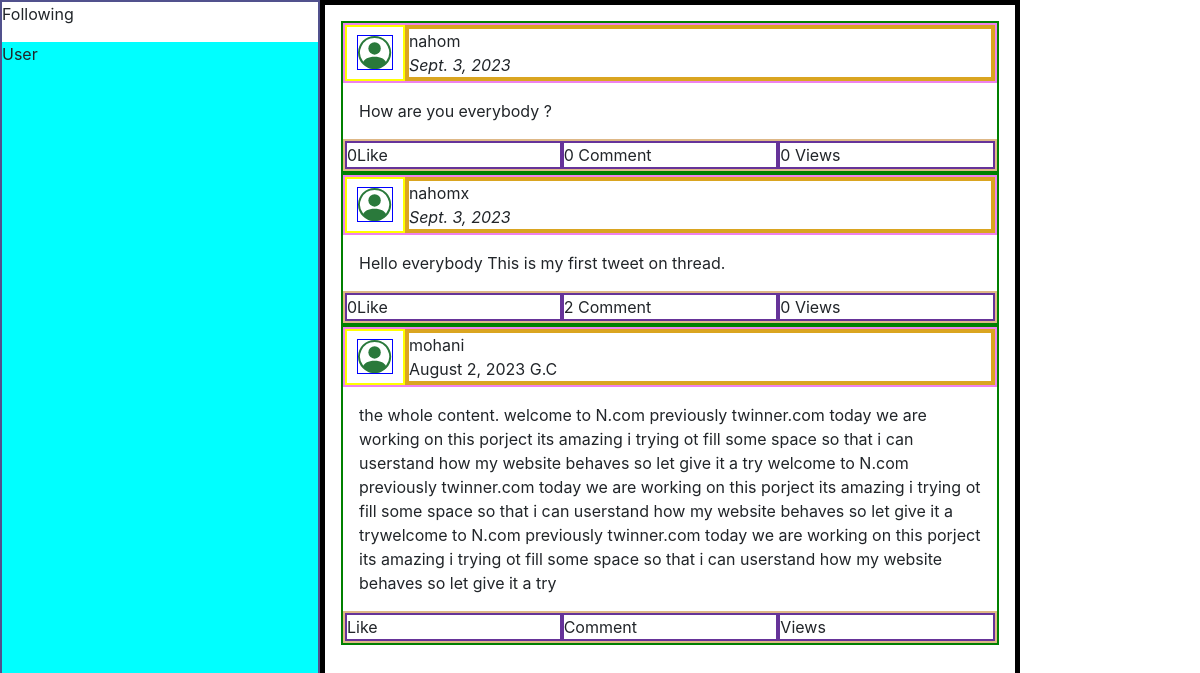
The app's page /, older data.
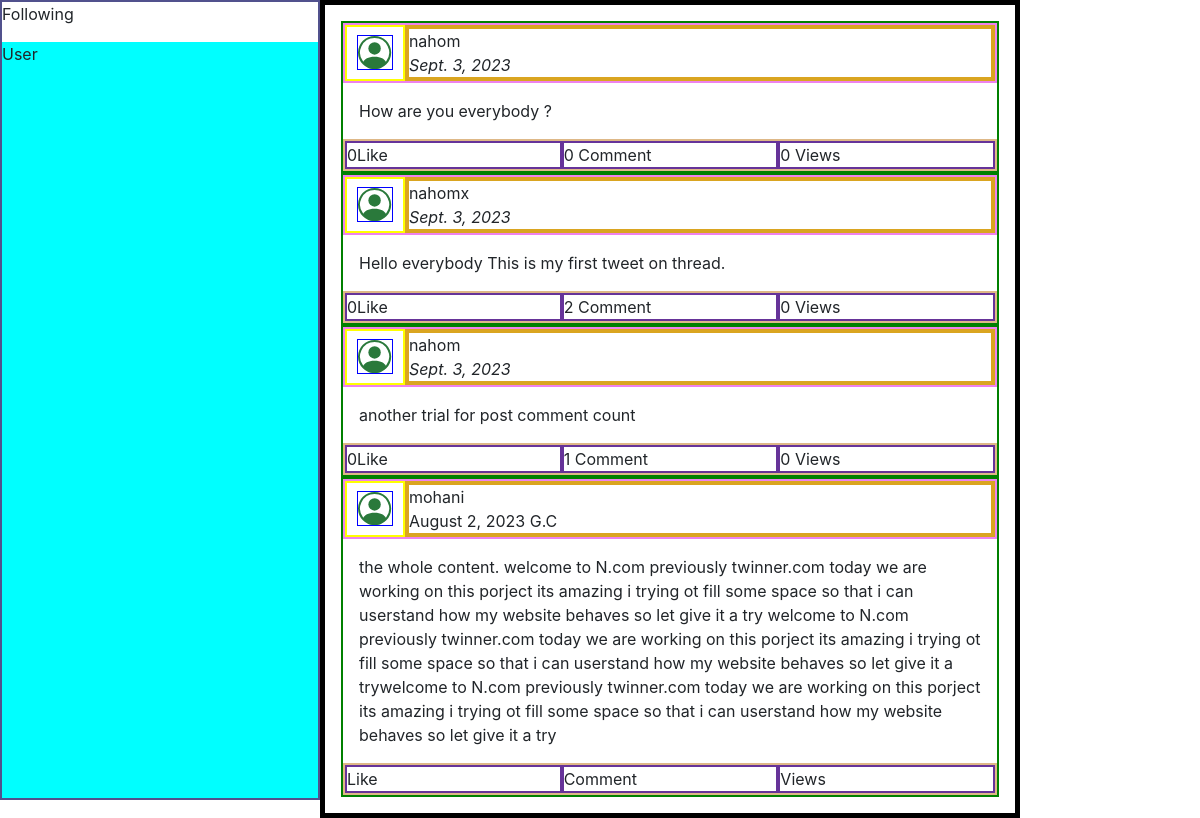
The same page, newer data.
### network/models.py (models this page shows)
class Post(models.Model):
    user = models.ForeignKey(User, on_delete=models.CASCADE, related_name='poster')
    post = models.TextField()
    date = models.DateField(auto_now_add=True)
    like = models.IntegerField(default=0)
    views = models.IntegerField(default=0)
    comment = models.ManyToManyField(Comment, blank=True, related_name="post")

class User(AbstractUser):
    pass

### network/views.py (the view)
# urls.py: path("", views.index, name="index"),
def index(request):
    posts = Post.objects.all()
    print(posts)
    return render(request, "network/index.html", {
        "new_post": NewPost(),
        "posts": posts,
    })

### network/templates/network/index.html (shortened to what this page needs)
{% extends "network/layout.html" %}
{% block body %}
    <div class="main">
        <div class="side-bar">
            <div class="follow">Following</div>
            <div class="user">User</div>
        </div>
        <div class="middle-everything">
            {% for post in posts %}
            <div class="posts">
                <div class="username">
                    <div class="user-icon">
                    </div>
                    <div class="user-username">
                        {{ post.user }} <br>
                       <i>{{ post.date }}</i>
                    </div>
                </div>
                <div class="post-content">
                  {{ post.post }}
                </div>
                <div class="post-info">
                    <div>{{ post.like }}Like</div>
                    <div> {{ post.comment.all.count }}  Comment</div>
                    <div> {{post.views }} Views</div>
                </div>
            </div>
            {% endfor %}
            <div class="posts">
                <div class="username">
                    <div class="user-icon">
                    </div>
                    <div class="user-username">
                        mohani <br>
                        August 2, 2023 G.C
                    </div>
                </div>
                <div class="post-content">
                    the whole content.
                    welcome to N.com previously twinner.com today we are working on this porject
                    its amazing i trying ot fill some space so that i can userstand how
                    my website behaves so let give it a try
                    welcome to N.com previously twinner.com today we are working on this porject
                    its amazing i trying ot fill some space so that i can userstand how
                    my website behaves so let give it a trywelcome to N.com previously twinner.com today we are working on this porject
                    its amazing i trying ot fill some space so that i can userstand how
                    my website behaves so let give it a try
                </div>
                <div class="post-info">
                    <div>Like</div>
                    <div>Comment</div>
                    <div>Views</div>
                </div>
            </div>
        </div>
    </div>
{% endblock %}

### network/templates/network/layout.html (shortened to what this page needs)
{% load static %}
<!DOCTYPE html>
<html lang="en">
    <head>
        <link rel="stylesheet" href="https://stackpath.bootstrapcdn.com/bootstrap/4.4.1/css/bootstrap.min.css">
        <link href="{% static 'network/styles.css' %}" rel="stylesheet">
    </head>
    <body>
        <div class="body">
            {% block body %}
            {% endblock %}
        </div>
    </body>
</html>

### network/static/network/styles.css (style rules this page uses)
.main { display: flex; }
.side-bar { display: flex; flex-direction: column; flex-flow: column; width: 20rem; border: 2px solid rgb(81, 81, 141); height: 100%; height: 100vh; }
.follow { height: 40px; }
.user { background-color: aqua; flex-grow: 1; }
.middle-everything { width: 700px; border: 5px solid black; padding: 1rem; }
.user-icon { display: flex; justify-content: center; width: 4rem; padding: 0.5rem; border: 2px solid yellow; }
.user-icon > svg { width: 2.2rem; color: rgb(42, 121, 59); height: max-content; text-align: center; border: 1px solid blue; }
.posts { border: 2px solid green; }
.username { display: flex; border: 2px solid violet; }
.user-username { border: 4px solid goldenrod; width: 100%; }
.post-content { padding: 1rem; }
.post-info { display: flex; justify-content: space-evenly; border: 2px solid burlywood; }
.post-info > div { width: 100%; border: 2px solid rebeccapurple; }

Row changes from the older to the newer data that the page shows:
added Post: user "nahom", date "Sept. 3, 2023", post "another trial for post comment count", like "0", comment.all.count "1", views "0"
